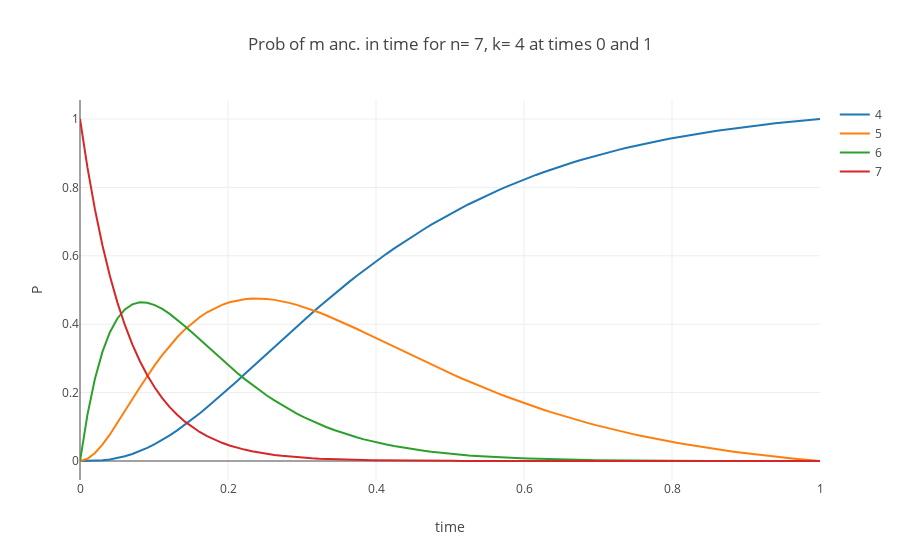

The code cell stored with this chart in its notebook:
### Markdown cell above
### probablility of m ancestors at time t1 given n and k and times 0 and t respectively.

### Code cell
n= 7
k= 4
tk= 1

Ptk= proBnk(tk,n,k)

range_m= list(range(k,n + 1))
X_plot= list(np.linspace(0,tk,100))

fig_k = []

for m in range_m:
    
    Tk= [proBnk(x,n,m) * proBnk(tk - x,m,k) / Ptk for x in X_plot]
    #Tk= [probKGT(x,n,k,Theta) for x in X_plot]
    
    trace1= go.Scatter(
        x= X_plot,
        y= Tk,
        mode= 'lines',
        name= str(m)
    )
    
    fig_k.append(trace1)


layout= go.Layout(
    title= 'Prob of m anc. in time for n= {}, k= {} at times 0 and {}'.format(n,
                                                                              k,
                                                                             tk),
    yaxis= dict(title= 'P'), #,range= [0,1]),
    xaxis= dict(title= 'time')
)


Fig= go.Figure(data= fig_k, layout= layout)
iplot(Fig)
